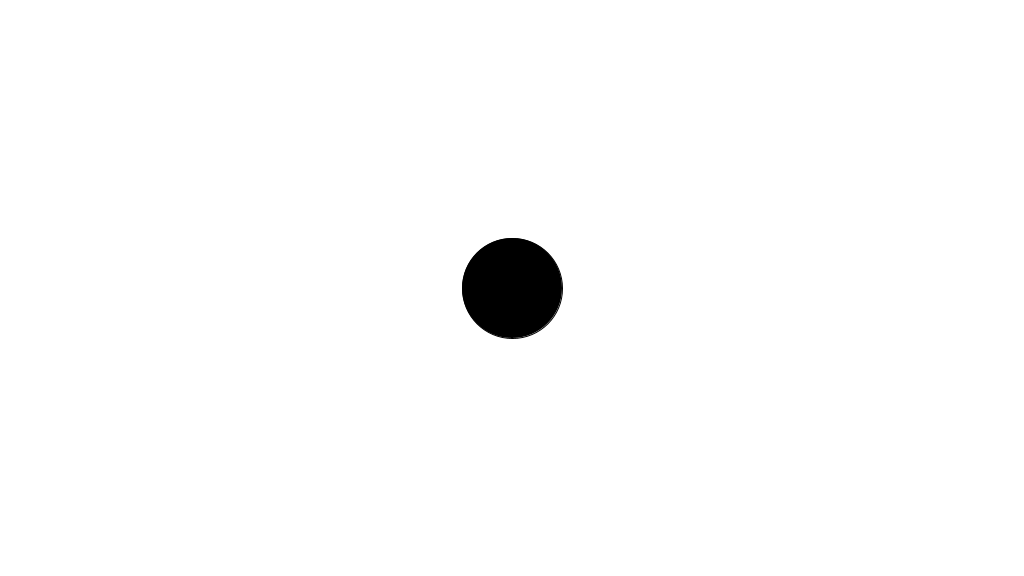
Frame 1 (no input)
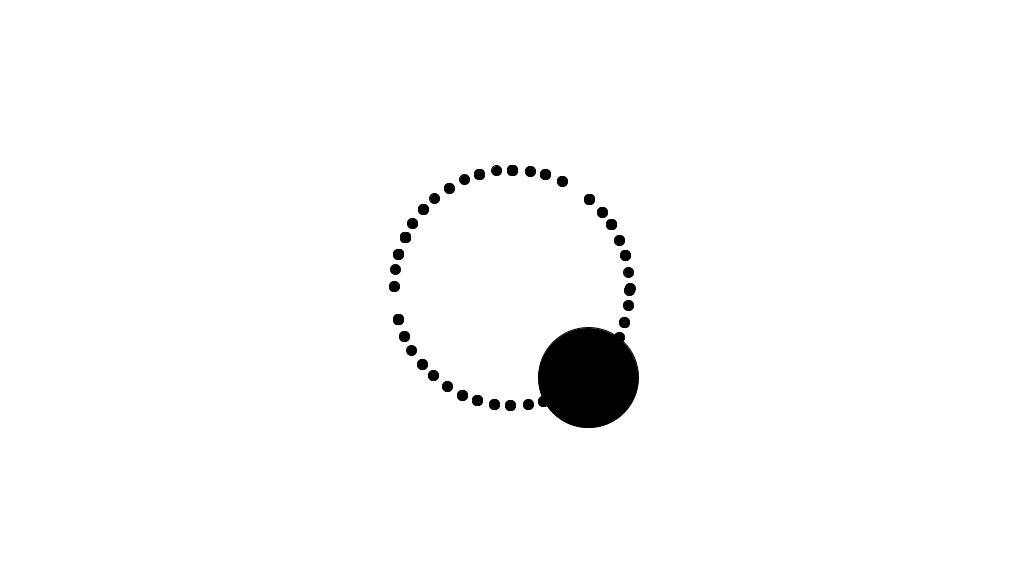
Frame 60 (the mouse pressed at the canvas centre just before this capture)
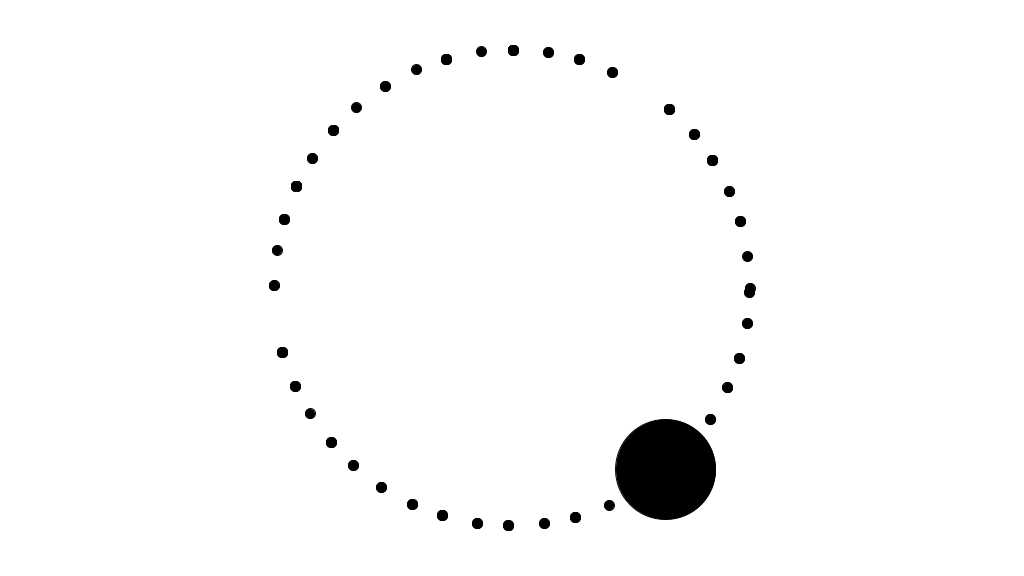
Frame 120 (the mouse held since frame 60 and released just before this capture)

The Processing sketch that drew these frames (run headless with seeded random() and noise(); from frame 60 on, the mouse is pressed at the canvas centre):

// Processing sketch: Space
// ── Space.pde
//Declare your variables here
// so try declaring one Particle first, then instantiate it in setup, and use move and show in draw()
Jumbo JumboParticle;
Oddball OddParticle;
Normal[] showParticle;
void setup() {
	//your code here
  size(1024, 576);
  background(255);
  showParticle = new Normal[123];
  for(int i = 0; i < showParticle.length; i++){
    int x = (int)(width/2);
    int y = (int)(height/2);
    showParticle[i] = new Normal(x,y,2,(int)(Math.random()*45));
  }
  OddParticle = new Oddball(width/2,height/2,12,(int)Math.random()*14);
  JumboParticle = new Jumbo(width/2,height/2,2,(int)(Math.random()*45));
    
} //end of setup
 

void draw() {
	//your code here
  background(255);
  for(int i = 0; i < showParticle.length; i++){
    showParticle[i].show();
    showParticle[i].move();
  }
  OddParticle.show();
  OddParticle.move();
  JumboParticle.show();
  JumboParticle.move();
}//end of draw

// ── Jumbo.pde
class Jumbo extends Normal{
  double x_pos;
  double y_pos;
  double speed;
  double angle;
  int colour;
  
  Jumbo(int x, int y, int speed, int angle){
    super(x, y, speed, angle);
    x_pos = x;
    y_pos = y;
    this.speed = speed;
    this.angle = angle;
  }
  
  void move(){
    x_pos = Math.cos(angle) * speed + x_pos;
    y_pos = Math.sin(angle) * speed + y_pos;
  }
  
  void show(){ 
    pushMatrix();
    translate((float)x_pos, (float)y_pos);
    ellipse(0,0,100,100);
    fill(colour);
    popMatrix();
    
  }
  
}

// ── Normal.pde
public class Normal {
  double x_pos;
  double y_pos;
  double speed;
  double angle;
  int colour;
  
  
  Normal(int x, int y, int speed, int angle){
    x_pos = x;
    y_pos = y;
    this.speed = speed;
    this.angle = angle;
  }
  
  void move(){
    x_pos = Math.cos(angle) * speed + x_pos;
    y_pos = Math.sin(angle) * speed + y_pos;
  }
  
  void show(){ 
    pushMatrix();
    translate((float)x_pos, (float)y_pos);
    ellipse(0,0,10,10);
    fill(colour);
    popMatrix();
    
  }
  
}

// ── Oddball.pde
class Oddball extends Normal{
  double x_pos;
  double y_pos;
  double speed;
  double angle;
  int colour;
  
  Oddball(int x, int y, int speed, int angle){
    super(x, y, speed, angle);
    x_pos = x;
    y_pos = y;
    this.speed = speed;
    this.angle = angle;
  }
  
  void move(){
    x_pos = Math.cos(angle) * speed + x_pos;
    y_pos = Math.sin(angle) * speed + y_pos;
  }
  
  void show(){ 
    pushMatrix();
    translate((float)x_pos, (float)y_pos);
    rect(0,0,10,10);
    fill(colour);
    popMatrix();
    
  }
  
}
